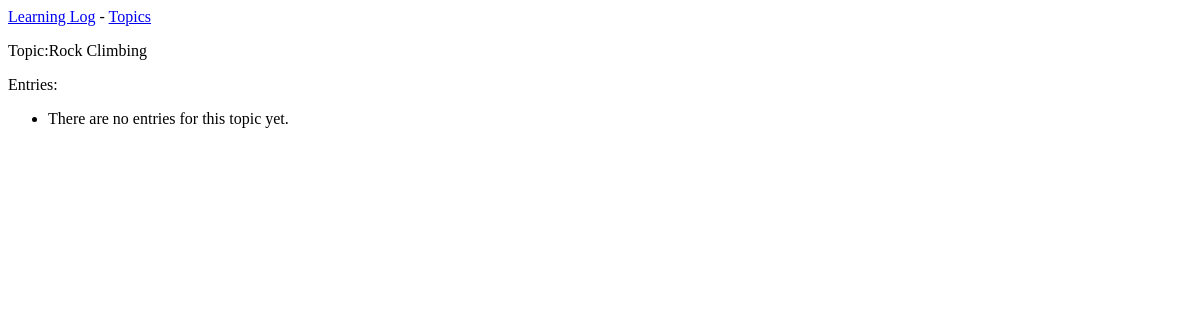
Before: /topics/2/ with the older database file.
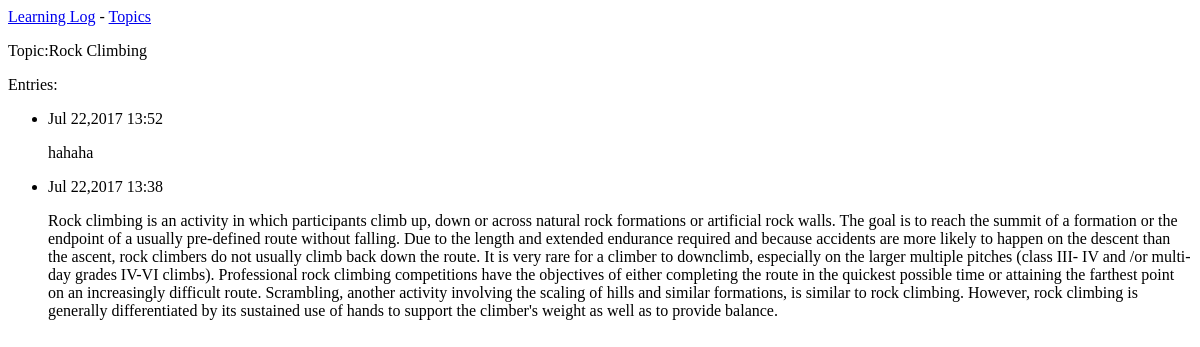
After: the same page with the newer database file.
### learning_logs/models.py (models this page shows, shortened)
class Topic(models.Model):
    text = models.CharField(max_length=200)
    date_added = models.DateTimeField(auto_now_add=True)
    def __str__(self):
        return self.text

class Entry(models.Model):
    topic = models.ForeignKey(Topic)
    text = models.TextField()
    date_added = models.DateTimeField(auto_now_add=True)
    class Meta:
        verbose_name_plural = 'entries'

### learning_logs/views.py (the view)
# urls.py: url(r'^topics/(?P<topic_id>\d+)/$',views.topic,name='topic'),
def topic(request,topic_id):
    topic = Topic.objects.get(id = topic_id)
    entries = topic.entry_set.order_by('-date_added')
    context = {'topic':topic,'entries':entries}
    return render(request,'learning_logs/topic.html',context)

### learning_logs/templates/learning_logs/topic.html
{% extends "learning_logs/base.html" %}
{% block content %}
  <p>Topic:{{topic}}</p>
  <p>Entries:</p>
  <ul>
      {% for entry in entries %}
        <li>
            <p>{{ entry.date_added|date:'M d,Y H:i' }}</p>
            <p>{{ entry.text|linebreaks }}</p>
        </li>
      {% empty %}
        <li>
            There are no entries for this topic yet.
        </li>
      {% endfor %}
  </ul>
{% endblock content %}

### learning_logs/templates/learning_logs/base.html
<p>
    <a href="{% url 'learning_logs:index' %}">Learning Log</a> -
    <a href="{% url 'learning_logs:topics' %}">Topics</a>
</p>
{% block content %}{% endblock content %}

Changed rows visible on the page:
added Entry: date_added "Jul 22,2017 13:52", text "hahaha"
added Entry: date_added "Jul 22,2017 13:38", text "Rock climbing is an activity in which participants climb up, down or across natural rock formations or artificial rock walls. The goal is to reach the summit of a formation or the endpoint of a usually pre-defined route without falling. Due to the length and extended endurance required and because accidents are more likely to happen on the descent than the ascent, rock climbers do not usually climb back down the route. It is very rare for a climber to downclimb, especially on the larger multiple pitches (class III- IV and /or multi-day grades IV-VI climbs). Professional rock climbing competitions have the objectives of either completing the route in the quickest possible time or attaining…"
Other visible differences:
text no longer shown: "There are no entries for this topic yet."
